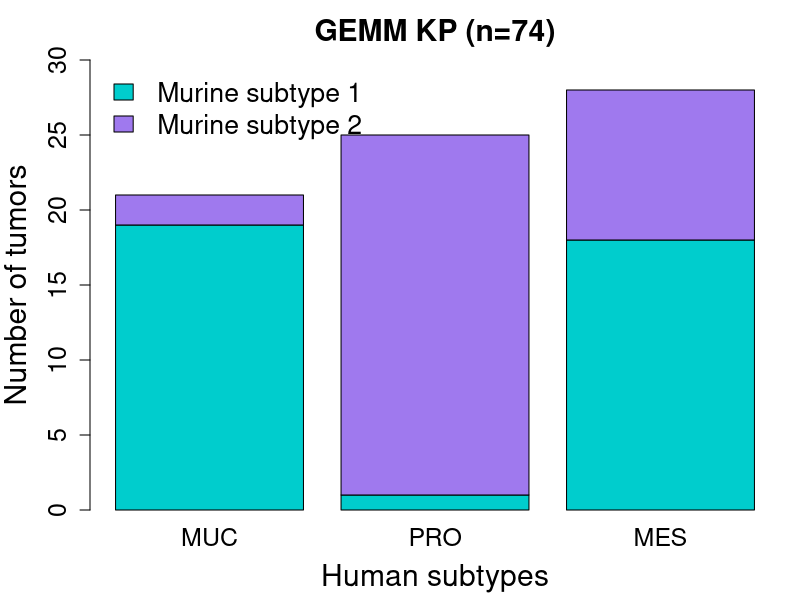

Here is the R script that generated this plot:
Study <- "GEMM KP"
data <- read.table("../data/GEMM_KRASmut_subtypes.tsv", sep="\t", header=TRUE, check.names=FALSE)
data <- data[!data$Subtype %in% "unclassified", ]
data <- data[!data$Subtype_13of18 %in% "unclassified", ]
nbTumors <- nrow(data)
data$Subtype <- factor(data$Subtype, levels=c("MUC", "PRO"))
data$Subtype_13of18 <- factor(data$Subtype_13of18, levels=c("KC", "KL", "KP"))
counts <- as.matrix(table(data$Subtype, data$Subtype_13of18))
rownames(counts) <- c("Murine subtype 1", "Murine subtype 2")
colnames(counts) <- c("MUC", "PRO", "MES")

pdf("../figures/FigS4_GEMM_SubtypeConcordanceWithHuman.pdf", width=5.5, height=6.5)
par(mar=c(4.5, 4.5, 3, 1))
barplot(counts, xlab="Human subtypes", ylab="Number of tumors", col=c("cyan3", "mediumpurple2"), 
			main=paste0(Study, " (n=", nbTumors, ")"), cex.axis=1.5, cex.lab=1.8, cex.names=1.5, cex.main=1.8, ylim=c(0,30))
legend("topleft", legend=rownames(counts), fill=c("cyan3", "mediumpurple2"), cex=1.6, bty="n")
dev.off()

fisher.test(counts[,c("MUC", "PRO")])
